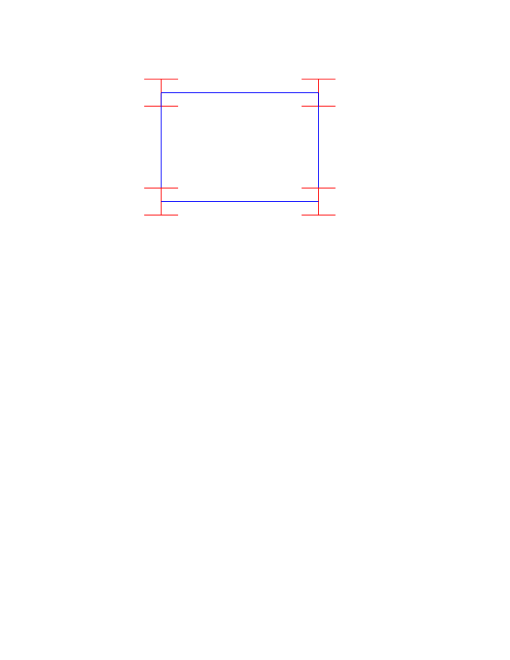
#> input picture structure-vision/experiments/data/plan.png, 1020 x 1320 px (shown at 1/2 size)
$ jupyter execute structure-vision-expt.ipynb
#> lines starting #> are read from the running program, lines starting #| are printed output that depends on the picture; after the words box and inside, x2 and y2 are one past the last pixel; in counts of white or black regions, pixels touching at a corner belong together
#> further down, img is the input picture: shape (1320, 1020, 3); mean B, G, R 254.8, 254.4, 254.7
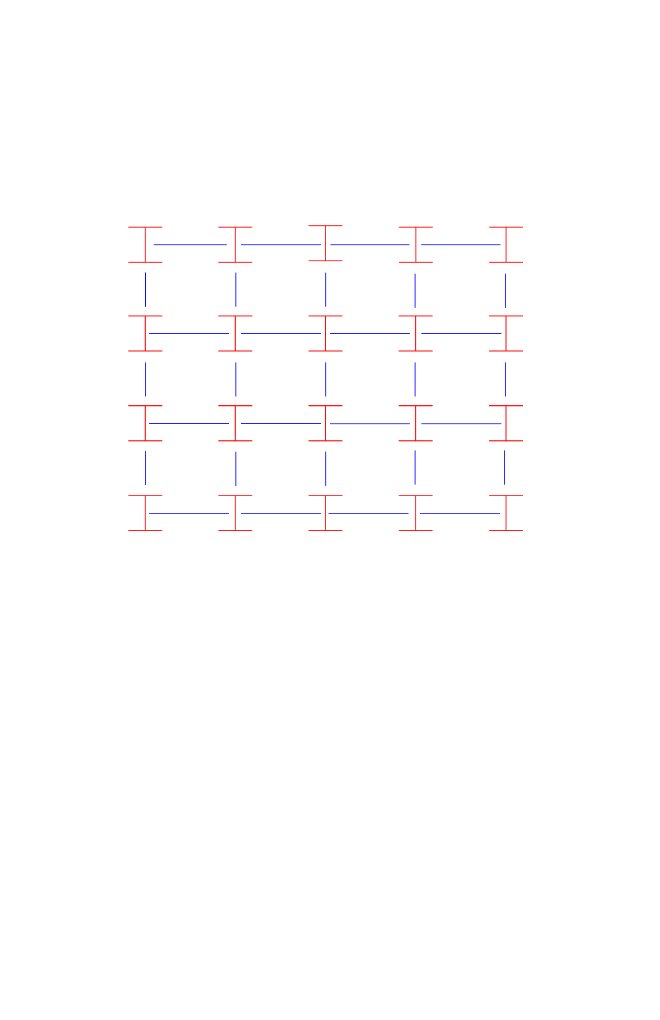
#> input picture structure-vision/experiments/data/plan4.png, 1320 x 2040 px (shown at 1/2 size)
#> further down, img is the input picture: shape (2040, 1320, 3) float32; mean R, G, B 0.998, 0.995, 0.997
[cell 1]
import pandas as pd

[cell 2]
import cv2
import numpy as np
import matplotlib.pyplot as plt

def cieluv(img, target):
    # Color distance in the CIELUV space
    # RGB space is not good for color detection
#> called with target = (0, 0, 255)
    img = img.astype('int')
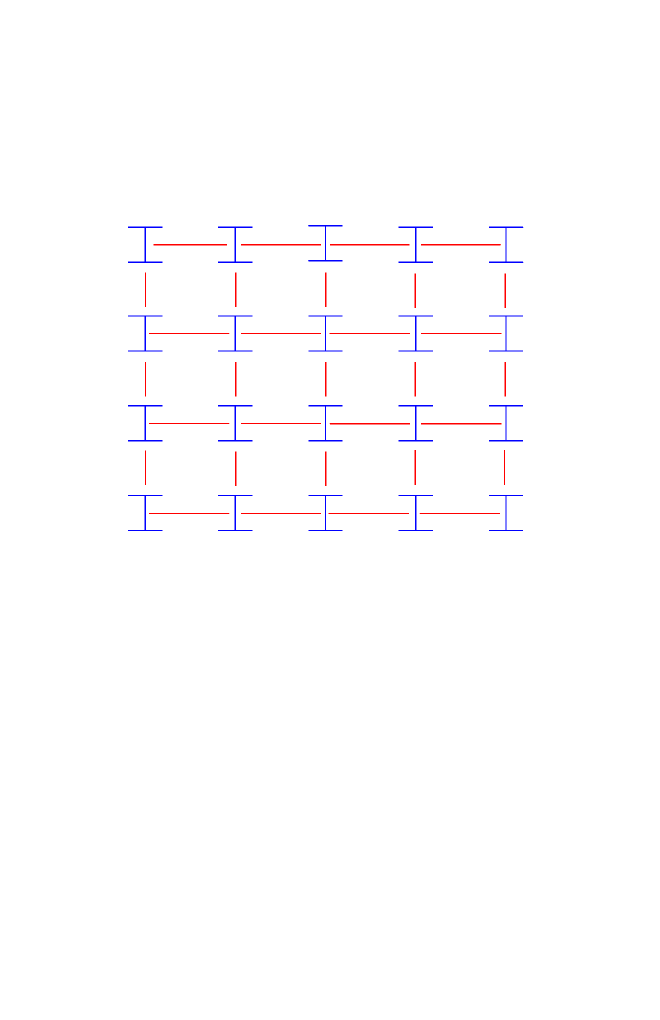
#> img: shape (2040, 1320, 3) int64 (shown at 1/2 size); mean of channels 0, 1, 2 0.997, 0.993, 0.996; drawn with 1 as white
    aR, aG, aB = img[:,:,0], img[:,:,1], img[:,:,2]
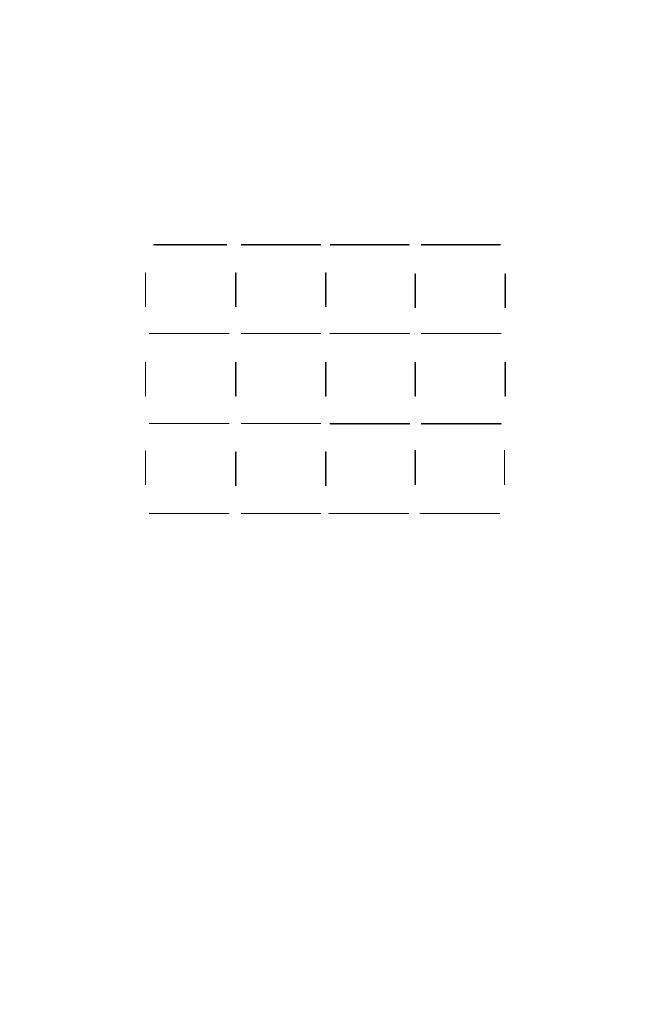
#> aR: shape (2040, 1320) int64 (shown at 1/2 size); values 0 (black) and 1 (white), 99.7% white; 31 black regions, largest, box (x1, y1, x2, y2) and area: (842, 846, 1003, 849) 483, (659, 846, 820, 849) 481, (482, 488, 642, 491) 480
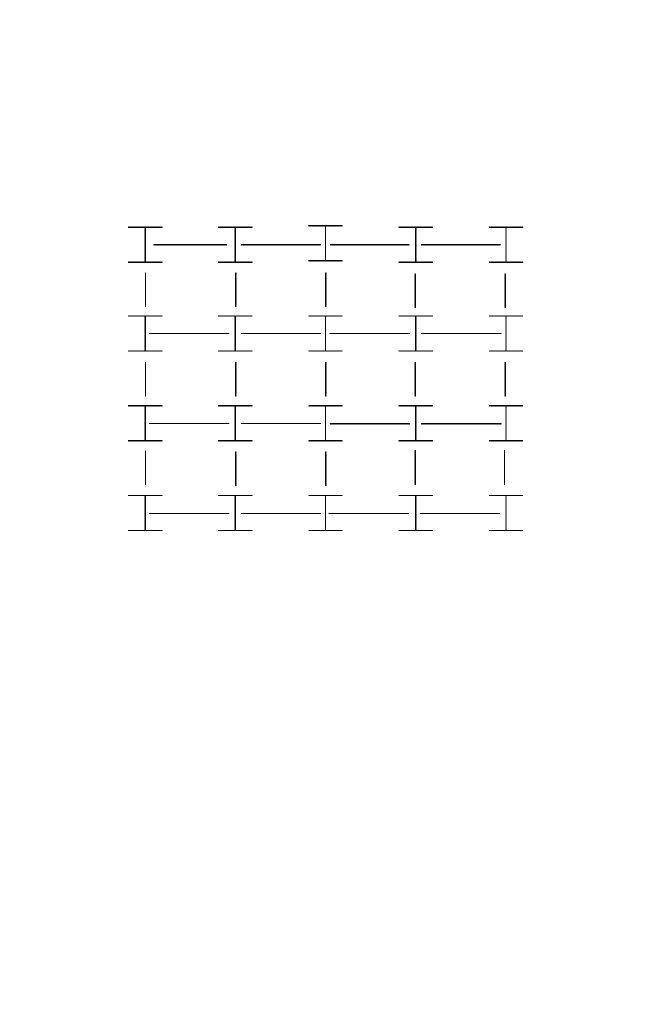
#> aG: shape (2040, 1320) int64 (shown at 1/2 size); values 0 (black) and 1 (white), 99.3% white; 51 black regions, largest, box (x1, y1, x2, y2) and area: (256, 453, 325, 526) 615, (436, 453, 505, 526) 615, (797, 453, 866, 526) 615
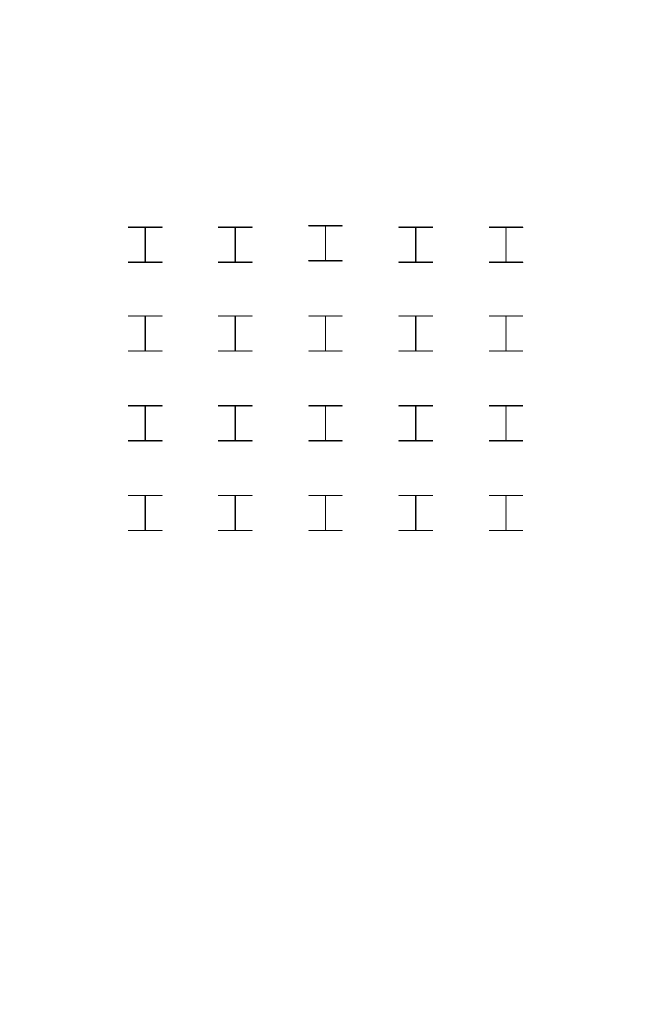
#> aB: shape (2040, 1320) int64 (shown at 1/2 size); values 0 (black) and 1 (white), 99.6% white; 20 black regions, largest, box (x1, y1, x2, y2) and area: (256, 453, 325, 526) 615, (436, 453, 505, 526) 615, (797, 453, 866, 526) 615
    bR, bG, bB = target
    rmean = ((aR + bR) / 2).astype('int')
#> rmean: shape (2040, 1320) int64; every value is 0
    r2 = np.square(aR - bR)
    g2 = np.square(aG - bG)
    b2 = np.square(aB - bB)
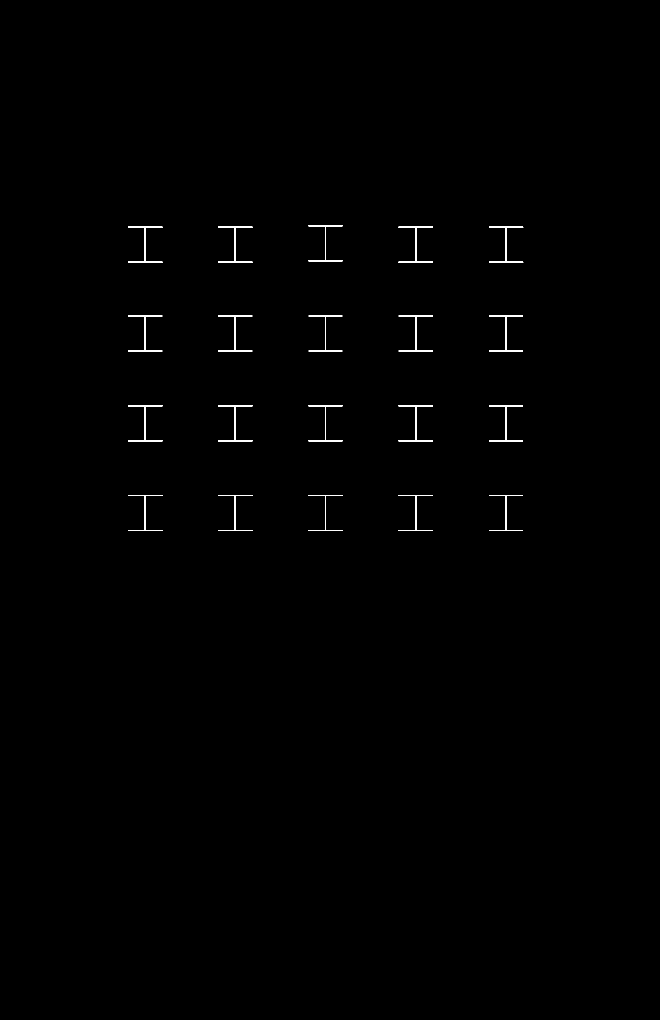
#> b2: shape (2040, 1320) int64 (shown at 1/2 size); values 64516 (black) and 65025 (white), 0.39% white; 20 white regions, largest, box (x1, y1, x2, y2) and area: (256, 453, 325, 526) 615, (436, 453, 505, 526) 615, (797, 453, 866, 526) 615
    result = (((512+rmean)*r2)>>8) + 4*g2 + (((767-rmean)*b2)>>8)
    result = result.astype('float64')
    result -= result.min()
    result /= result.max()
    result *= 255
    result = result.astype('uint8')

    # skip sqrt for faster computation - just square the threshold instead
    return result

def compute_angle(x1, y1, x2, y2):
    if x2 == x1:
        return 0
    return np.arctan((y2 - y1) / (x2 - x1))


def compute_magnitude(x1, y1, x2, y2):
    return np.sqrt((x2 - x1) ** 2.0 + (y2 - y1) ** 2.0)


def rt_degrees(rt):
    return np.array([[r, np.rad2deg(t)] for r, t in rt])


def find_lines(edges, threshold=65, minLineLength=40, maxLineGap=10):
    # probabilistic hough transform
#> called with threshold = 65, minLineLength = 40, maxLineGap = 10
    lines = cv2.HoughLinesP(
        edges,
        1,
        np.pi / 180,
        threshold,
        minLineLength=minLineLength,
        maxLineGap=maxLineGap,
    )
#> lines = 104 rows, first 6: [978, 882, 1045, 882], [436, 1060, 504, 1060], [617, 811, 684, 811], [256, 701, 324, 701], [831, 525, 831, 453], [256, 1061, 324, 1061]
    if lines is None:
        return []
    lines = [
        line[0]  # (*line[0], compute_magnitude(*line[0]), compute_angle(*line[0]))
        for line in lines
    ]
#> lines = 104 items, first 6: [978, 882, 1045, 882], [436, 1060, 504, 1060], [617, 811, 684, 811], [256, 701, 324, 701], [831, 525, 831, 453], [256, 1061, 324, 1061]
    return lines

[cell 3]
img = cv2.imread("data/plan.png")
plt.imshow(img)

[cell 4]
from sklearn.cluster import MeanShift, AffinityPropagation, OPTICS, KMeans

QUANTIZATION_FACTOR = 1

img = plt.imread("data/plan4.png") # bgr??????
# img_r = (255 - img[:, :, 0]).astype(bool).astype(int)
img_r = (cieluv(img, (0, 0, 255)) >= 10).astype(bool)
df = pd.DataFrame(
    find_lines(img_r.astype("uint8") * 255),
    columns=["x1", "y1", "x2", "y2"],
)
#> df = table of 104 rows and 4 columns
df = df[~(df // QUANTIZATION_FACTOR * QUANTIZATION_FACTOR).duplicated()].reset_index(drop=True)
X = (
    df[["x1", "y1", "x2", "y2"]]
    # .floordiv(QUANTIZATION_FACTOR)
    # .mul(QUANTIZATION_FACTOR)
    # .astype(int)
)
#> X = table of 104 rows and 4 columns

ms = KMeans(n_clusters=20) # MeanShift(min_bin_freq=2, cluster_all=False, max_iter=5000)  # KMeans(n_clusters=4)
# ms = MeanShift(min_bin_freq=2, cluster_all=False, max_iter=5000)
# AffinityPropagation() # MeanShift(min_bin_freq=2, bin_seeding=True) # OPTICS(min_samples=3)
X["cluster"] = ms.fit_predict(X)
X = X[X.cluster != -1].reset_index(drop=True)
#> X = table of 104 rows and 5 columns
columns = pd.concat(
    [
        X.groupby("cluster")[["x1", "y1"]].min(),
        X.groupby("cluster")[["x2", "y2"]].max(),
    ],
    axis=1,
)
#> columns = table of 20 rows and 4 columns
ax = plt.imshow(img)

centroids = (
    pd.DataFrame(
        [((x1 + x2) / 2, (y1 + y2) / 2) for x1, y1, x2, y2 in columns.values],
        columns=["x", "y"],
    )
    .round()
    .astype(int)
    .sort_values(["x", "y"])
    .reset_index(drop=True)
)
#> centroids = table of 20 rows and 2 columns

for i, (_x, _y) in enumerate(centroids.values):
    plt.text(
        _x,
        _y,
        f"•",
        # f"{i}",
        c="g",
        horizontalalignment="center",
        verticalalignment="center",
        fontdict={"fontsize": 12}
    )
#> this loop made 20 passes
#> (_x, _y) on passes 1 to 12: (290, 488), (290, 666), (290, 846), (290, 1026), (470, 490), (470, 666), (470, 846), (470, 1026), (650, 486), (650, 666), (650, 846), (650, 1025)

# TODO: Pixel grouper as fallback

# centroids

[cell 5]
PAPER_WIDTH, PAPER_HEIGHT = 11, 17
N_STORIES = 6
Z_INTERVAL = 12
ZOOM_FACTOR = 16
FINAL_FACTOR = 12

WIDTH_FACTOR = PAPER_WIDTH / img_r.shape[1]  # inch per pixel
#> WIDTH_FACTOR = 0.00833
HEIGHT_FACTOR = PAPER_HEIGHT / img_r.shape[0]  # inch per pixel
#> HEIGHT_FACTOR = 0.00833
PIXEL_FACTOR = WIDTH_FACTOR
#> PIXEL_FACTOR = 0.00833
SCALE_FACTOR = PIXEL_FACTOR * ZOOM_FACTOR
#> SCALE_FACTOR = 0.133

normalized_centroids = (
    pd.DataFrame(
        {
            "x": centroids["x"] - centroids["x"].min(),
            "y": centroids["y"] - centroids["y"].min(),
        }
    )
    * SCALE_FACTOR
)
#> normalized_centroids = table of 20 rows and 2 columns

normalized_centroids_unit = (normalized_centroids).round().astype(int)
#> normalized_centroids_unit = table of 20 rows and 2 columns


# replicate as stories
normalized_centroids_unit_stories = []
Z = 0
for story in range(1, N_STORIES + 1):
    _normalized_centroids_unit = normalized_centroids_unit.copy()
    _normalized_centroids_unit["z"] = Z
    normalized_centroids_unit_stories.append(_normalized_centroids_unit)
    Z += Z_INTERVAL
#> after the loop, Z = 72; normalized_centroids_unit_stories = 6 items
normalized_centroids_unit_stories = pd.concat(
    normalized_centroids_unit_stories, axis=0, ignore_index=True
)
#> normalized_centroids_unit_stories = table of 120 rows and 3 columns
nodes = normalized_centroids_unit_stories.reset_index().rename(columns={"index": "tag"})
#> nodes = table of 120 rows and 4 columns
nodes["tag"] += 1
nodes.mul(FINAL_FACTOR).to_excel("nodes.xlsx", index=False)

[cell 6]
slab_coordinates = pd.concat(
    [
        pd.concat(
            [nodes.groupby("z")["x"].min(), nodes.groupby("z")["y"].min()], axis=1
        ).reset_index(),
        pd.concat(
            [nodes.groupby("z")["x"].min(), nodes.groupby("z")["y"].max()], axis=1
        ).reset_index(),
        pd.concat(
            [nodes.groupby("z")["x"].max(), nodes.groupby("z")["y"].min()], axis=1
        ).reset_index(),
        pd.concat(
            [nodes.groupby("z")["x"].max(), nodes.groupby("z")["y"].max()], axis=1
        ).reset_index(),
    ],
    axis=0,
    ignore_index=True,
).mul(FINAL_FACTOR)
#> slab_coordinates = table of 24 rows and 3 columns
slab_coordinates.to_excel("slab_coordinates.xlsx", index=False)

[cell 7]
nodes.min(), nodes.max()

[cell 8]
EPSILON = 2 # 2 feet of allowance
connectivities = []
for _x1, _y1, _z1 in normalized_centroids_unit_stories.values:
    for _x2, _y2, _z2 in normalized_centroids_unit_stories.values:
        if (_x1 == _x2) and (_y1 == _y2) and (_z1 == _z2):
            pass
        if (
            int(abs(_x1 - _x2) < EPSILON)
            + int(abs(_y1 - _y2) < EPSILON)
            + int(abs(_z1 - _z2) < EPSILON)
        ) == 2:
            connectivities.append([_x1, _y1, _z1, _x2, _y2, _z2])
#> this loop made 120 passes
#> (_x1, _y1, _z1) on passes 1 to 12: (0, 0, 0), (0, 24, 0), (0, 48, 0), (0, 72, 0), (24, 1, 0), (24, 24, 0), (24, 48, 0), (24, 72, 0), (48, 0, 0), (48, 24, 0), (48, 48, 0), (48, 72, 0)
#> after the loop, connectivities = 1440 items, first 6: [0, 0, 0, 0, 24, 0], [0, 0, 0, 0, 48, 0], [0, 0, 0, 0, 72, 0], [0, 0, 0, 24, 1, 0], [0, 0, 0, 48, 0, 0], [0, 0, 0, 72, 0, 0]
connectivities = pd.DataFrame(
    connectivities, columns=["x1", "y1", "z1", "x2", "y2", "z2"]
)
#> connectivities = table of 1440 rows and 6 columns

connectivities["dx"] = (
    (connectivities["x1"] - connectivities["x2"])
    .abs()
    .apply(lambda d: None if d < EPSILON else d)
)
connectivities["dy"] = (
    (connectivities["y1"] - connectivities["y2"])
    .abs()
    .apply(lambda d: None if d < EPSILON else d)
)
connectivities["dz"] = (
    (connectivities["z1"] - connectivities["z2"])
    .abs()
    .apply(lambda d: None if d < EPSILON else d)
)

idx_valid = sorted(
    set(
        connectivities.groupby(["x1", "y1", "z1"]).dx.idxmin().values.tolist()
        + connectivities.groupby(["x1", "y1", "z1"]).dy.idxmin().values.tolist()
        + connectivities.groupby(["x1", "y1", "z1"]).dz.idxmin().values.tolist()
    )
)
#> idx_valid = 360 values from 0 to 1439

connectivities_valid = (
    connectivities.iloc[idx_valid]
    .reset_index(drop=True)
    .drop(["dx", "dy", "dz"], axis=1)
)
#> connectivities_valid = table of 360 rows and 6 columns

connectivities_valid *= FINAL_FACTOR

connectivities_valid.to_excel("connectivities.xlsx", index=False)
connectivities_valid["tag"] = (connectivities_valid.index + 1).tolist()
connectivities_valid
#> Out = table of 360 rows and 7 columns

[cell 9]
connectivities_valid[
    (
        ((connectivities_valid.x2 - connectivities_valid.x1) > EPSILON)
        | ((connectivities_valid.x1 - connectivities_valid.x2).abs() < EPSILON)
    )
    & (
        ((connectivities_valid.y2 - connectivities_valid.y1) > EPSILON)
        | ((connectivities_valid.y1 - connectivities_valid.y2).abs() < EPSILON)
    )
    & (
        ((connectivities_valid.z2 - connectivities_valid.z1) > EPSILON)
        | ((connectivities_valid.z1 - connectivities_valid.z2).abs() < EPSILON)
    )
]
#> Out = table of 74 rows and 7 columns
